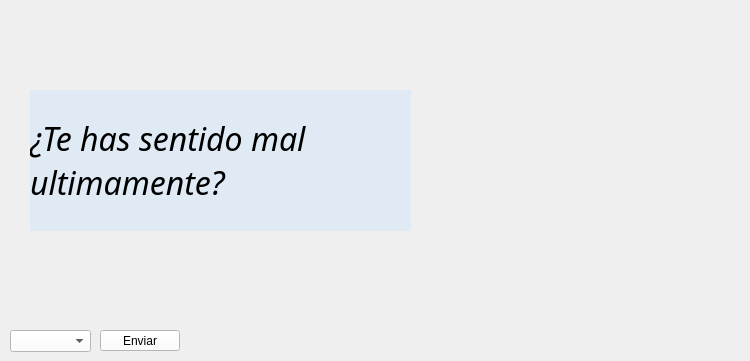
        <widget class="QWidget" name="q1">
         <widget class="QLabel" name="imagen_2">
          <property name="geometry">
           <rect>
            <x>430</x>
            <y>10</y>
            <width>311</width>
            <height>281</height>
           </rect>
          </property>
          <property name="text">
           <string/>
          </property>
          <property name="pixmap">
           <pixmap resource="Imagenes.qrc">:/imgs/malestar.png</pixmap>
          </property>
          <property name="scaledContents">
           <bool>true</bool>
          </property>
         </widget>
         <widget class="QLabel" name="pregunta_2">
          <property name="geometry">
           <rect>
            <x>30</x>
            <y>90</y>
            <width>381</width>
            <height>141</height>
           </rect>
          </property>
          <property name="font">
           <font>
            <family>Corbel</family>
            <pointsize>24</pointsize>
            <weight>9</weight>
            <italic>true</italic>
            <bold>false</bold>
           </font>
          </property>
          <property name="styleSheet">
           <string notr="true">color: rgb(0, 0, 0);
font: 75 italic 24pt &quot;Corbel&quot;;
background-color: rgba(199, 227, 255, 100);</string>
          </property>
          <property name="text">
           <string>¿Te has sentido mal ultimamente?</string>
          </property>
          <property name="wordWrap">
           <bool>true</bool>
          </property>
         </widget>
         <widget class="QPushButton" name="enviarQ1">
          <property name="geometry">
           <rect>
            <x>100</x>
            <y>330</y>
            <width>80</width>
            <height>21</height>
           </rect>
          </property>
          <property name="styleSheet">
           <string notr="true">color: rgb(0, 0, 0);
background-color: rgb(255, 255, 255);</string>
          </property>
          <property name="text">
           <string>Enviar</string>
          </property>
         </widget>
         <widget class="QComboBox" name="respuestaQ1">
          <property name="geometry">
           <rect>
            <x>10</x>
            <y>330</y>
            <width>81</width>
            <height>22</height>
           </rect>
          </property>
          <property name="styleSheet">
           <string notr="true">color: rgb(0, 0, 0);
background-color: rgb(255, 255, 255);</string>
          </property>
          <item>
           <property name="text">
            <string/>
           </property>
          </item>
          <item>
           <property name="text">
            <string>SI</string>
           </property>
          </item>
          <item>
           <property name="text">
            <string>NO</string>
           </property>
          </item>
         </widget>
        </widget>
